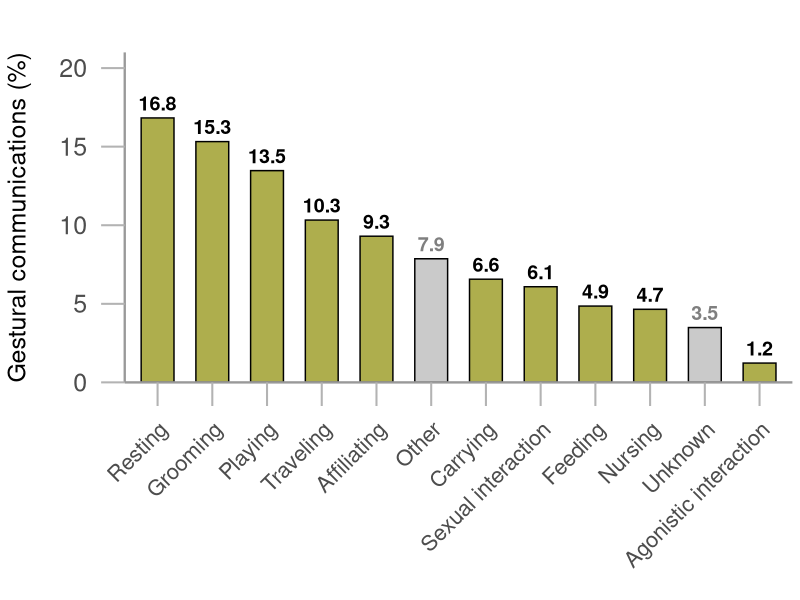

This chart was generated by the following R code:


# Figure 4: Distribution of Signaller's context (n=10) following n = 1456 gestural communications ----

# libraries
library(tidyverse)
library(ggplot2)

plot_data <- read.csv('02_data_clean/r0A_context_summary.csv')

ggplot(plot_data, aes(x = reorder(Context_post_signaller, -percentage), y = percentage)) +
  geom_col(
    aes(fill = ifelse(Context_post_signaller %in% c("Other", "Unknown"), "grey", "original")),
    alpha = 0.7, color = "black", size = 0.5, width = 0.6
  ) +
  geom_text(
    aes(
      label = sprintf("%.1f", percentage),
      color = ifelse(Context_post_signaller %in% c("Other", "Unknown"), "grey50", "black")
    ),
    vjust = -0.5,
    size = 5,
    fontface = "bold"
  ) +
  scale_fill_manual(
    values = c(
      grey = "grey70",
      original = "#8B8B00"
    ),
    guide = FALSE
  ) +
  scale_color_identity() +  
  labs(
    title = "",
    x = "",
    y = "Gestural communications (%)"
  ) +
  theme_minimal() +
  theme(
    panel.grid = element_blank(),  # <- This removes all gridlines
    axis.text.x = element_text(angle = 45, hjust = 1, size = 16, margin = margin(t = 10)),
    axis.text.y = element_text(size = 18, margin = margin(r = 10)),
    axis.title.y = element_text(size = 18, margin = margin(r = 20)),
    plot.title = element_text(size = 18, face = "bold", margin = margin(b = 15)),
    axis.ticks.length = unit(0.6, "cm"),
    axis.ticks.y = element_line(size = 0.7, color = "grey70"),
    axis.ticks.x = element_line(size = 0.7, color = "grey70"),
    axis.line = element_line(color = "grey60", size = 0.8)
  ) +
  scale_y_continuous(
    limits = c(0, 20),
    breaks = seq(0, 20, 5),
    expand = expansion(mult = c(0, 0.05))
  )
